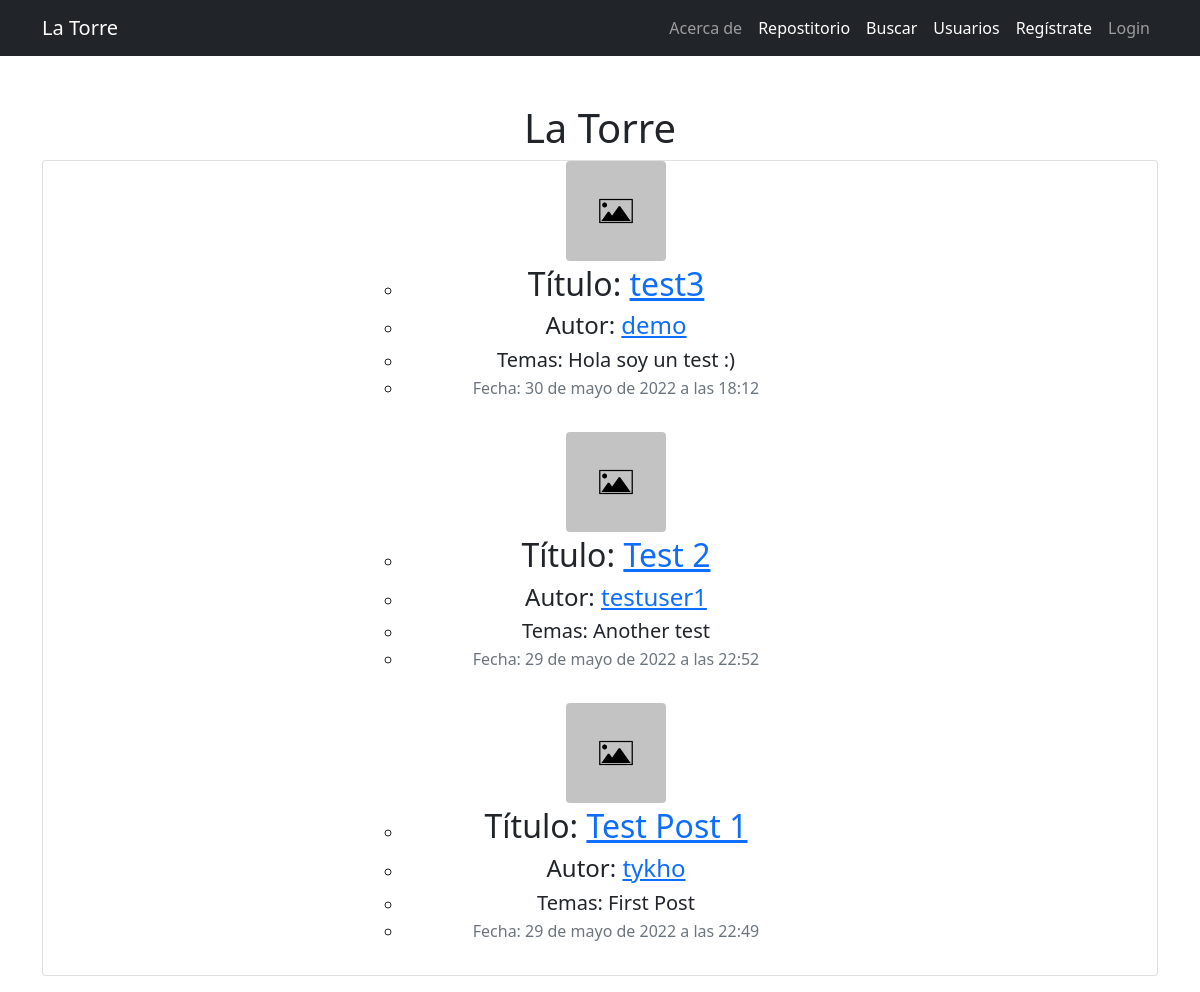
The page / on the database its author committed.
### blog/models.py (models this page shows, shortened)
class Post(models.Model):
    title = models.CharField(max_length=100)
    author = models.ForeignKey(User, on_delete=models.CASCADE)
    topic = models.CharField(max_length=200)
    foto_post = models.ImageField(default='default-post.jpg',
                                  upload_to='post-pics')
    date_posted = models.DateTimeField(default=timezone.now)
    content = models.TextField()

### blog/views.py (the view)
# urls.py: path('', views.BlogIndex.as_view(), name='Blog-Index'),
class BlogIndex(ListView):
    model = Post
    template_name = 'blog/blog-index.html'
    ordering = ('-date_posted',)
    extra_context = {
        'title': "Inicio",
    }

### blog/templates/blog/blog-index.html
{% extends 'blog/base.html' %}
{% block content %}
        <h1>La Torre</h1>
        <ul class="card">
          {% for post in post_list %}
          <div class="media">
            <a href="{{ post.foto_post.url }}" target="_blank">
              <img class="rounded account-img" style="height: 100px; width: 100px" src="{{ post.foto_post.url }}">
            </a>
          </div>
          <ul class="container col col-5 mb-3 mt-1">
            <li><h2>Título: <a href="{% url 'Post-Detail' post.pk %}">{{ post.title }}</a></h2></li>
            <li><h4 class="mt-2 mb-1">Autor: <a href="{% url 'Userdetail' post.author.pk %}" target="_blank">{{ post.author }}</a></h4></li>
            <li><h5 class="mt-2 mb-1">Temas: {{ post.topic }}</h5></li>
            <li><p class="text-secondary mb-3">Fecha: {{ post.date_posted }}</p></li>
          </ul>
          {% endfor %}
        </ul>
{% endblock content %}

### rows shown on the page
Post: foto_post (placeholder picture), title "test3", author "demo", topic "Hola soy un test :)", date_posted "30 de mayo de 2022 a las 18:12"
Post: foto_post (placeholder picture), title "Test 2", author "testuser1", topic "Another test", date_posted "29 de mayo de 2022 a las 22:52"
Post: foto_post (placeholder picture), title "Test Post 1", author "tykho", topic "First Post", date_posted "29 de mayo de 2022 a las 22:49"
